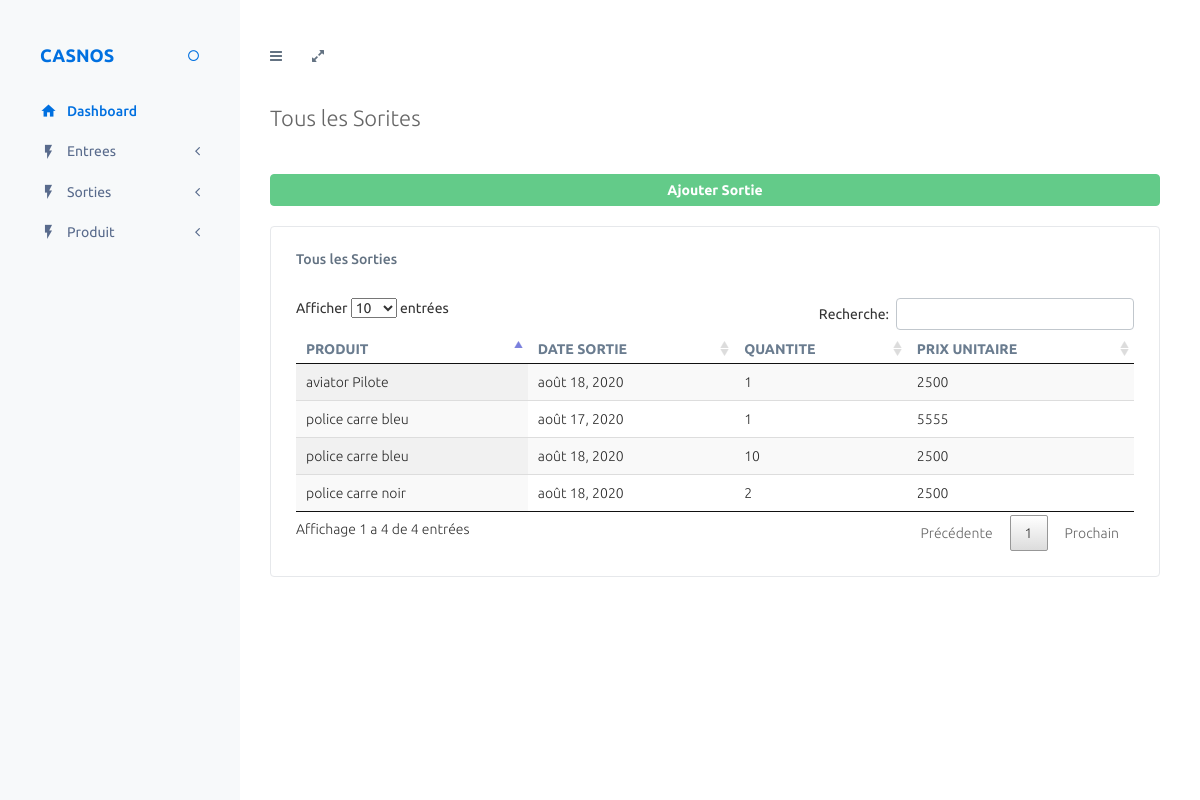
Page /stock/list-sortie/ (signed in) on the committed database.
### Stock/models.py (models this page shows)
class Sortie(models.Model):
	date_sortie = models.DateField()
	qte = models.IntegerField()
	prix_u = models.IntegerField()
	produit = models.ForeignKey(Produit , on_delete=models.CASCADE)

class Produit(models.Model):
	nom = models.CharField(max_length = 50)
	marque = models.CharField(max_length = 50)
	categorie = models.ForeignKey(Categorie , on_delete=models.CASCADE)
	image = models.ImageField(upload_to='images/produit',)
	qte_stocke = models.IntegerField(default=0 , null=True ,blank=True)
	option = models.CharField(max_length = 250, null=True ,blank=True)
	def __str__(self):
		return self.nom

### Stock/views.py (the view)
# urls.py: path('list-sortie/', list_sortie  , name='list_sortie'),
@login_required(login_url='/admin/login/')
def list_sortie(request):
	template_name = 'list_sortie.html'
	sorties = Sortie.objects.all()
	paginator = Paginator(sorties, 1) # Show 25 contacts per page.
	page_number = request.GET.get('page')
	page_obj = paginator.get_page(page_number)
	args = {
		'page_obj': sorties,
		}
	return render(request, template_name, args)

### Stock/templates/list_sortie.html (shortened to what this page needs)
{% extends "base/base.html" %}
    {% block page_title %}
         Tous les Sorites
    {% endblock page_title %}
{% block body %}
 <a href="{% url 'sortie' %}" class="col-md-12 btn btn-success" style="margin-bottom: 20px; margin-top: 20px"><strong>Ajouter Sortie</strong></a>
    <div id="main-wrapper">
        <div class="row">
            <div class="col-md-12">
                <div class="panel panel-white">
                    <div class="panel-heading clearfix">
                        <h4 class="panel-title">Tous les Sorties</h4>
                    </div>
                    <div class="panel-body">
                       <div class="table-responsive">
                        <table id="example" class="display table" style="width: 100%; cellspacing: 0;">
                            <thead>
                                <tr>
                                    <th>PRODUIT</th>
                                    <th>DATE SORTIE</th>
                                    <th>QUANTITE</th>
                                    <th>PRIX UNITAIRE</th>
                                </tr>
                            </thead>
                            <tbody>
                            {% for sortie in page_obj %}
                                <tr>
                                    <td><a href="#">{{sortie.produit}}</a></td>
                                    <td><a href="#">{{sortie.date_sortie}}</a></td>
                                    <td><a href="#">{{sortie.qte}}</a></td>
                                    <td><a href="#">{{sortie.prix_u}}</a></td>
                                </tr>
                            {% endfor %}
                            </tbody>
                           </table>
                        </div>
                    </div>
                </div>
            </div>
        </div>
    </div>
{% endblock body %}

### rows in the picture
Sortie: produit "police carre bleu", date_sortie "août 17, 2020", qte "1", prix_u "5555"
Sortie: produit "police carre bleu", date_sortie "août 18, 2020", qte "10", prix_u "2500"
Sortie: produit "police carre noir", date_sortie "août 18, 2020", qte "2", prix_u "2500"
Sortie: produit "aviator Pilote", date_sortie "août 18, 2020", qte "1", prix_u "2500"
